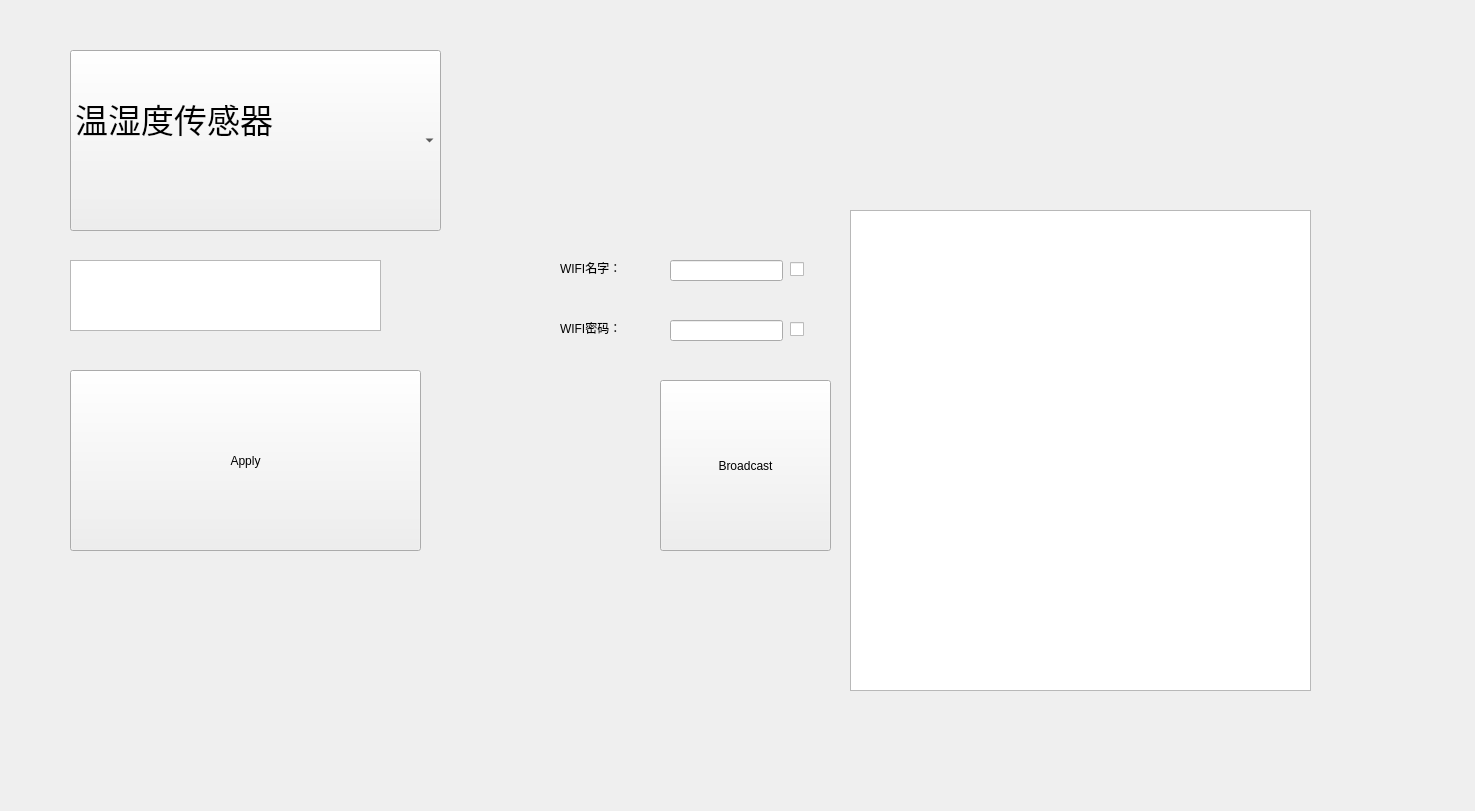
<?xml version="1.0" encoding="UTF-8"?>
<ui version="4.0">
 <class>Widget</class>
 <widget class="QWidget" name="Widget">
  <property name="geometry">
   <rect>
    <x>0</x>
    <y>0</y>
    <width>1475</width>
    <height>811</height>
   </rect>
  </property>
  <property name="windowTitle">
   <string>Widget</string>
  </property>
  <widget class="QPushButton" name="pushButton">
   <property name="geometry">
    <rect>
     <x>70</x>
     <y>370</y>
     <width>351</width>
     <height>181</height>
    </rect>
   </property>
   <property name="text">
    <string>Apply</string>
   </property>
  </widget>
  <widget class="QComboBox" name="comboBox">
   <property name="geometry">
    <rect>
     <x>70</x>
     <y>50</y>
     <width>371</width>
     <height>181</height>
    </rect>
   </property>
   <property name="font">
    <font>
     <family>方正粗黑宋简体</family>
     <pointsize>25</pointsize>
    </font>
   </property>
   <item>
    <property name="text">
     <string>温湿度传感器
</string>
    </property>
   </item>
   <item>
    <property name="text">
     <string>二氧化碳传感器</string>
    </property>
   </item>
  </widget>
  <widget class="QTextEdit" name="textEdit_2">
   <property name="geometry">
    <rect>
     <x>70</x>
     <y>260</y>
     <width>311</width>
     <height>71</height>
    </rect>
   </property>
  </widget>
  <widget class="QPushButton" name="BroadCast_pushButton">
   <property name="geometry">
    <rect>
     <x>660</x>
     <y>380</y>
     <width>171</width>
     <height>171</height>
    </rect>
   </property>
   <property name="text">
    <string>Broadcast</string>
   </property>
  </widget>
  <widget class="QLineEdit" name="SSID_lineEdit">
   <property name="geometry">
    <rect>
     <x>670</x>
     <y>260</y>
     <width>113</width>
     <height>21</height>
    </rect>
   </property>
  </widget>
  <widget class="QLineEdit" name="PWD_lineEdit">
   <property name="geometry">
    <rect>
     <x>670</x>
     <y>320</y>
     <width>113</width>
     <height>21</height>
    </rect>
   </property>
  </widget>
  <widget class="QTextEdit" name="Show_textEdit">
   <property name="geometry">
    <rect>
     <x>850</x>
     <y>210</y>
     <width>461</width>
     <height>481</height>
    </rect>
   </property>
  </widget>
  <widget class="QCheckBox" name="SSID_checkBox">
   <property name="geometry">
    <rect>
     <x>790</x>
     <y>260</y>
     <width>91</width>
     <height>19</height>
    </rect>
   </property>
   <property name="text">
    <string/>
   </property>
  </widget>
  <widget class="QCheckBox" name="PWD_checkBox">
   <property name="geometry">
    <rect>
     <x>790</x>
     <y>320</y>
     <width>91</width>
     <height>19</height>
    </rect>
   </property>
   <property name="text">
    <string/>
   </property>
  </widget>
  <widget class="QLabel" name="label">
   <property name="geometry">
    <rect>
     <x>560</x>
     <y>260</y>
     <width>72</width>
     <height>15</height>
    </rect>
   </property>
   <property name="text">
    <string>WIFI名字：</string>
   </property>
  </widget>
  <widget class="QLabel" name="label_2">
   <property name="geometry">
    <rect>
     <x>560</x>
     <y>320</y>
     <width>72</width>
     <height>15</height>
    </rect>
   </property>
   <property name="text">
    <string>WIFI密码：</string>
   </property>
  </widget>
 </widget>
 <layoutdefault spacing="6" margin="11"/>
 <resources/>
 <connections/>
</ui>
